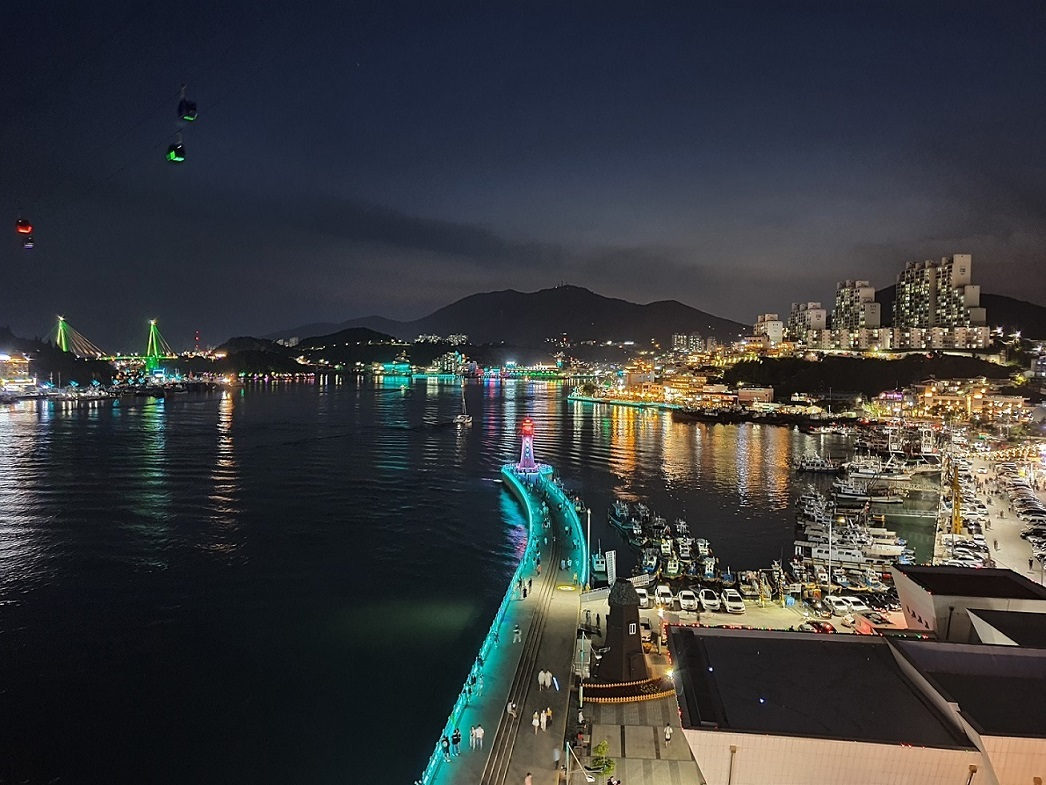
#> input picture Deep_Learning/OpenCV/images/yeosu.jpg, 1046 x 785 px
$ python OpenCV39.py
#> lines starting #> are read from the running program, lines starting #| are printed output that depends on the picture; after the words box and inside, x2 and y2 are one past the last pixel; in counts of white or black regions, pixels touching at a corner belong together
import numpy as np
import cv2
import matplotlib.pylab as plt

img = cv2.imread('./images/yeosu.jpg')
#> img is the input picture: shape (785, 1046, 3); mean B, G, R 60, 58.1, 56.9
mask = np.zeros_like(img)
cv2.circle(mask, (500, 410), 100, (255, 255, 255), -1)
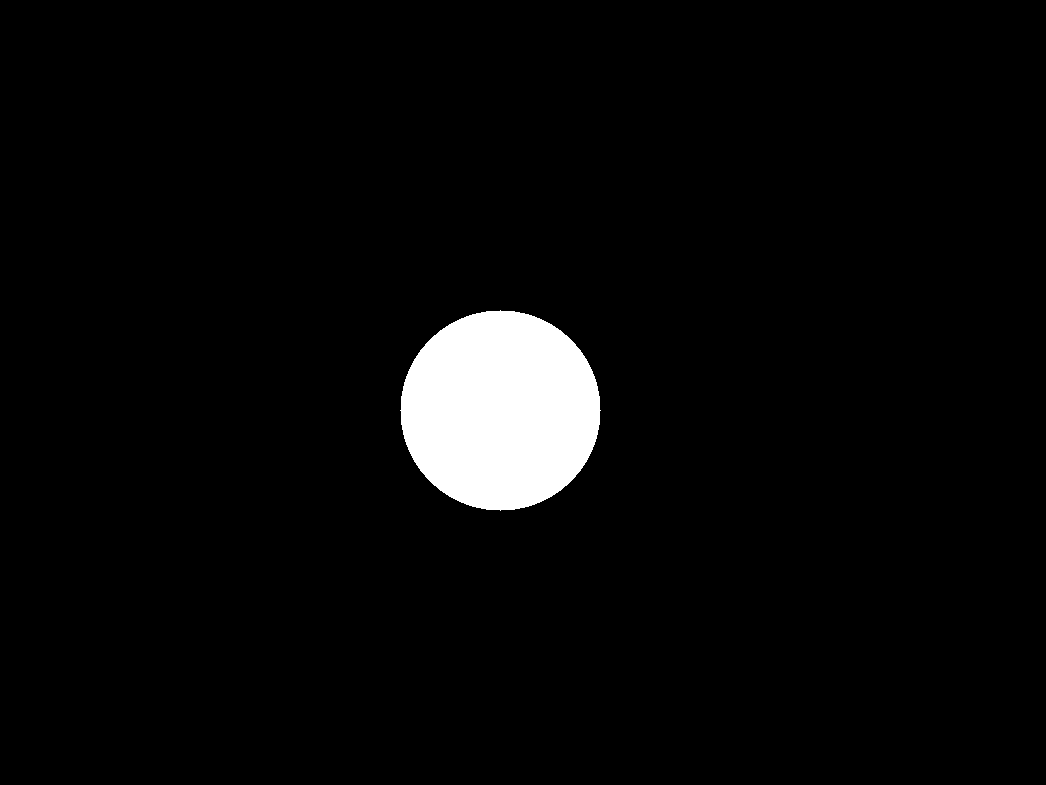
#> mask: shape (785, 1046, 3); 3.8% white; 1 white region, box (x1, y1, x2, y2) and area: (400, 310, 601, 511) 31417
masked = cv2.bitwise_and(img, mask)
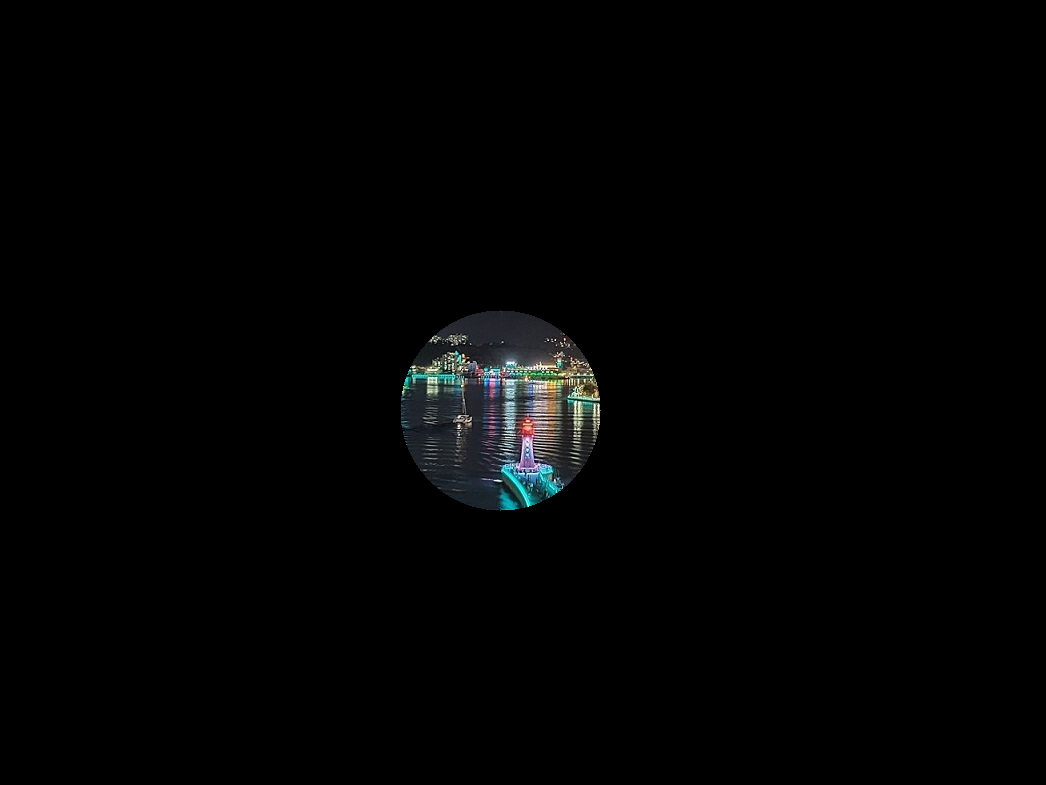
#> masked: shape (785, 1046, 3); mean B, G, R 3, 2.9, 2.6

cv2.imshow('original', img)
cv2.imshow('mask', mask)
cv2.imshow('masked', masked)
cv2.waitKey()
cv2.destroyAllWindows()
